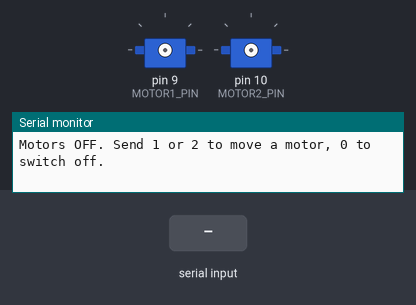
Simulated run of this sketch. Board: Arduino Uno, built with avr-gcc and run on an emulated ATmega328P. Parts: 2 × servo, the last lines printed to the serial monitor. The inputs (shaded band) are chosen by the test bench.

Above: at 1.2 s.
1.3 s: "1" received over Serial
At 3.7 s:
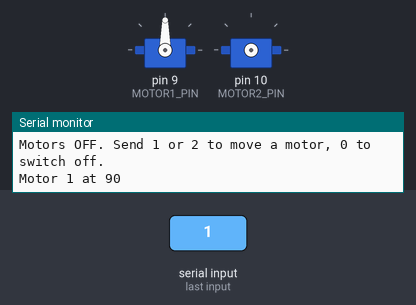
4.3 s: "2" received over Serial
At 7.0 s:
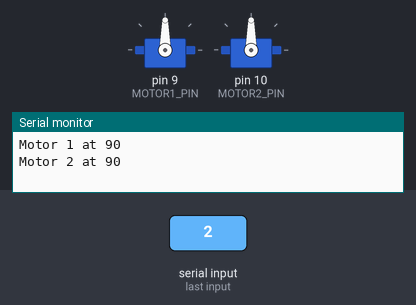
7.3 s: "1" received over Serial
At 9.2 s:
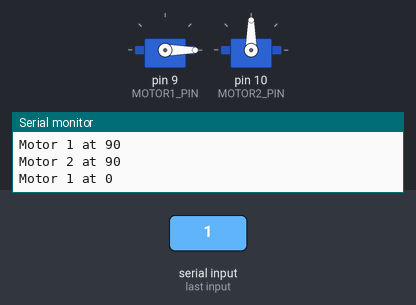
10.3 s: "2" received over Serial
At 10.75 s:
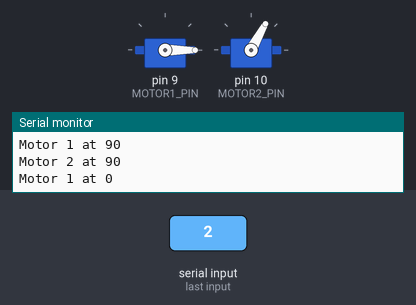
Timing chart, 0 to 13.3 s (numbered marks = the images above; inputs shaded):
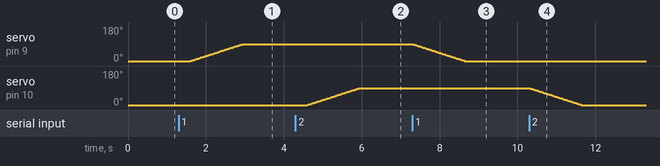

The sketch:

tendon_hand.ino
```cpp
/*
  Two motors, motors OFF until a command is given (Arduino Uno)

  Serial Monitor: 9600 baud, line ending = Newline

  Send  1   -> motor 1 (pin 9)  goes to 90 degrees. Send 1 again: back to 0.
  Send  2   -> motor 2 (pin 10) goes to 90 degrees. Send 2 again: back to 0.
  Send  0   -> both motors switched off (no signal, they go limp).

  Until the first command, no signal is sent: both signal pins are held LOW.
  A motor is switched on only when its own command arrives.
*/

#include <Servo.h>

const byte MOTOR1_PIN = 9;
const byte MOTOR2_PIN = 10;

Servo motor1, motor2;
int  angle1 = 0, angle2 = 0;      // last angle of each motor
bool on1 = false, on2 = false;    // is the motor switched on?

void moveSlowly(Servo &m, int &current, int target) {
  while (current != target) {
    current += (target > current) ? 1 : -1;
    m.write(current);
    delay(15);
  }
}

void runMotor(Servo &m, byte pin, int &angle, bool &on) {
  if (!on) {
    m.write(angle);       // start at the stored angle, no jump to 90
    m.attach(pin);
    on = true;
    delay(300);
  }
  moveSlowly(m, angle, (angle == 0) ? 90 : 0);
}

void switchOff(Servo &m, byte pin, bool &on) {
  if (on) {
    m.detach();
    on = false;
  }
  pinMode(pin, OUTPUT);
  digitalWrite(pin, LOW);     // keep the signal line quiet
}

void setup() {
  Serial.begin(9600);
  switchOff(motor1, MOTOR1_PIN, on1);
  switchOff(motor2, MOTOR2_PIN, on2);
  Serial.println("Motors OFF. Send 1 or 2 to move a motor, 0 to switch off.");
}

void loop() {
  if (Serial.available()) {
    char c = Serial.read();

    if (c == '1') {
      runMotor(motor1, MOTOR1_PIN, angle1, on1);
      Serial.print("Motor 1 at ");
      Serial.println(angle1);
    }
    else if (c == '2') {
      runMotor(motor2, MOTOR2_PIN, angle2, on2);
      Serial.print("Motor 2 at ");
      Serial.println(angle2);
    }
    else if (c == '0') {
      switchOff(motor1, MOTOR1_PIN, on1);
      switchOff(motor2, MOTOR2_PIN, on2);
      Serial.println("Both motors OFF.");
    }
  }
}
```

Measured:
- after the input at 1.3 s, servo on pin 9 (MOTOR1_PIN): moves from 0° to 90° over 1.3 s, starting after 0.30 s
- after the input at 4.3 s, servo on pin 10 (MOTOR2_PIN): moves from 0° to 90° over 1.3 s, starting after 0.30 s
- after the input at 7.3 s, servo on pin 9 (MOTOR1_PIN): moves from 90° to 0° over 1.3 s, starting at once
- after the input at 10.3 s, servo on pin 10 (MOTOR2_PIN): moves from 90° to 0° over 1.3 s, starting at once
